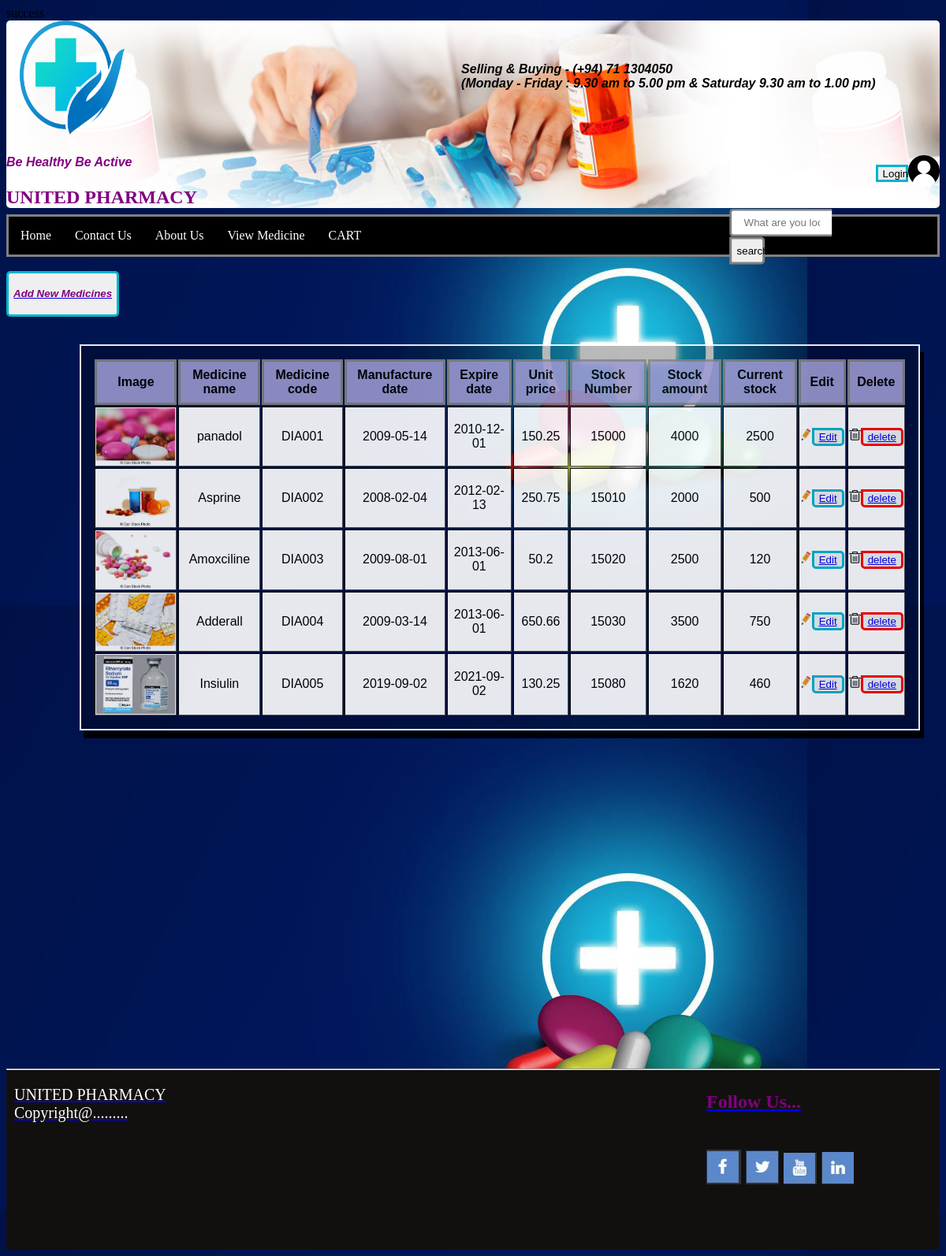
The app's page /read.php with its own data.
### tables this page shows
CREATE TABLE `image` (
  `Item_number` int(11) NOT NULL,
  `Medicine_name` varchar(20) NOT NULL,
  `Medicine_code` varchar(20) NOT NULL,
  `Manufacture_date` date NOT NULL,
  `Expire_date` date NOT NULL,
  `Unit_price` float NOT NULL,
  `stockNo` varchar(20) NOT NULL,
  `Stock_amount` int(11) NOT NULL,
  `Current_stock` int(11) NOT NULL,
  `upload` varchar(500) NOT NULL
);

### read.php (the view, shortened to what this page needs)
<?php
require 'config.php';
?>
<html>
<head>
  <link rel = "stylesheet" text="text/css" href="css/style.css">
  <link rel = "stylesheet" text="text/css" href="css/add.css">
<link rel = "stylesheet" text="text/css" href="css/div.css">
 <link rel="stylesheet" text="text/css" href="css/foot.css">
</head>
<header class = "head">
<img src = "images/logo1.png" class = "logo" width = "150px" height = "150px">
<h4> Be Healthy Be Active <img src = "images/user3.png" class = "logo2" width = "40px" height = "40px"  >
	<button  type="login" class="logButton">Login </button>
	<div class = "open">
	Selling & Buying - (+94) 71 1304050<br>
	(Monday - Friday : 9.30 am to 5.00 pm & Saturday 9.30 am to 1.00 pm)
	</div>
</h4>
<h2> UNITED PHARMACY </h2>
</header>
<body>
<div class = "back">
			<ul type = "square" id="navi">
				<li><a href="home.html"> Home</a></li>
				<li><a href="ContactUs.html"> Contact Us</a></li>
				<li><a href="aboutus.html"> About Us</a></li>
				<li><a href="#"> View Medicine</a></li>
				<li><a href="index.php"> CART</a></li>
			</ul>
</div>
<div class="wrap">
				<div class="search">
			<form action = "search.php" method = "post">
				<input type="text" class="searchTerm" placeholder="What are you looking for?">
				<button type="submit" class="searchButton">
				search
				</button>
				</form>
			   </div>
			   </div>
			<br>
		<button id = "add" > <a href="addItem.html"><h4> Add New Medicines</h4> </button>
			<div id="section2">
			<table border="5" width="100%">
				<tr >
					<th id = "thead" >Image</th>
					<th id = "thead">Medicine name </th>
					<th id = "thead"> Medicine code</th>
					<th id = "thead"> Manufacture date</th>
					<th id = "thead"> Expire date </th>
					<th id = "thead"> Unit price </th>
					<th id = "thead"> Stock Number </th>
					<th id = "thead"> Stock amount</th>
					<th id = "thead"> Current stock</th>
					<th id = "thead"> Edit</th>
					<th id = "thead"> Delete</th>
				</tr>
			<?php
				$sql="SELECT * FROM image ";
				$result=$con ->query($sql);
				if($result -> num_rows > 0)
				{
					while($row = $result -> fetch_assoc())
					{
						$id=$row["Item_number"];
						echo"<tr>
								 <td hidden>".$row["Item_number"]."</td>
								 <td><a href = '$row[upload]'><img src='".$row["upload"]."' heigth = '100' width = '100'></a></td>
								<td>".$row["Medicine_name"]."</td>
								 <td>".$row["Medicine_code"]."</td>
								 <td>".$row["Manufacture_date"]."</td>
								 <td>".$row["Expire_date"]."</td>
								  <td>".$row["Unit_price"]."</td>
								  <td>".$row["stockNo"]."</td>
								  <td>".$row["Stock_amount"]."</td>
								  <td>".$row["Current_stock"]."</td>
								 <td><img src= 'images/edit.png' width='15px'  height='15px'  ><button type='submit' id = 'edit'><a href='update.php?id=$id'>Edit</a></button></td>
								  <td><img src= 'images/delete.png' width='15px'  height='15px'  ><button type='submit' id = 'delete'><a href='delete.php?id=$id'>delete</a></button></td>
							 </tr>";
					}
				}
				else
				{
					echo "no result";
				}
			echo"</table>";
			?>
			</div>
<br><br><br><br><br><br><br><br><br><br><br><br><br><br><br><br><br><br><br><br><br><br><br><br><br><br><br><br><br><br><br><br><br><br><br><br><br><br><br><br><br><br><br><br><br><br><br><br><br><br><br><br><br><br>
	<div id = "p4">
			<footer>
			<hr class = "hor">
				<p id = "para1">
				UNITED PHARMACY
				<br>
				Copyright@.........
				</p>
				<div id = "foot">
							<h2>Follow Us...<h2><br>
                            <a href="https://www.facebook.com/" target="_blank"><img src="img/facebook.jpg"/></a>
                            <a href="https://twitter.com/" target="_blank"><img src="img/twitter.jpg"/></a>
                            <a href="https://www.youtube.com/" target="_blank"><img src="img/youtube.jpg"/></a>
                            <a href="https://www.linkedin.com/" target="_blank"><img src="img/linkedin.jpg"/></a>
                        </div>
			</footer>
			</div>
</body>
<html>

### css/style.css (style rules this page uses)
body { background-color:#000c69; }
.back { margin-top :-1%; }
.head { border-radius: 5px 5px 5px 5px; background-image : url("../images/26.jpg"); }
.logo2 { float:right; bottom:185%; }
.logButton { width: 3.5%; height: 22px; float:right; margin-top :1%; border: 3px solid #00B4CC; }
#navi { list-style-type: none; margin: 0; padding: 0; overflow: hidden; background-color: black; border: 3px solid gray; }
#navi li a { float: left; display: inline; color: white; text-align: center; padding: 15px; text-decoration: none; cursor: pointer; outline: none; }
h4 { font-family:arial; color:purple; font-style : italic; }
h2 { font-weight:900; margin-top: 0; }
.open { font-family:arial; color:black; font-style : italic; float: right; margin-top :-10%; }
.search { width: 100%; position: relative; display: flex; }
.searchTerm { width: 73%; border: 3px solid gray; border-right: none; padding: 15px; height: 20px; border-radius: 5px 0 0 5px; outline: none; color: #9DBFAF; }
.searchButton { width: 25%; border-radius: 0px 5px 5px 0px; border: 3px solid gray; height: 35.0px; cursor: pointer; }
.wrap { width: 15%; float:right; bottom:1500%; margin-top :-1.5%; transform: translate(-50%, -50%); }

### css/add.css (style rules this page uses)
li { text-align: center; }
table { margin-top:2%; font-family: arial, sans-serif; width: 100%; float:right; width :100%; }
th { border: 3px solid gray; background-color:#9895cb; text-align: center; padding: 8px; }
tr { border:4px solid black; padding: 100px; text-align: center; background-color:white; color:black }
#edit { border-radius: 0px 5px 5px 5px; border: 3px solid #00B4CC; }
#delete { border-radius: 0px 5px 5px 5px; border: 3px solid red; }
#add { border-radius: 5px 5px 5px 5px; border: 3px solid #00B4CC; }

### css/div.css (style rules this page uses)
body { background-image:url("../images/s.jpg"); }
#section2 { float: right; padding: 25px; width: 90%; border-radius: 15px 15px 15px 15px; margin-top:10; }
table { box-shadow: 5px 10px black; opacity: 0.9; margin: auto; color: black; background: rgba(0,0,0,0.3); border: 2px solid white; padding: 15px; }

### css/foot.css (style rules this page uses)
#foot { margin-left:75%; margin-top:-5%; }
h2 { color:purple; }
#para1 { font-size:20px; color:white; margin-left:10px; }
#p4 { background-color:#12100f; height:230px; }
hr { margin-top:0; margin-bottom:0; margin-left:0; }

### records on screen
image: upload (picture), Medicine_name "panadol", Medicine_code "DIA001", Manufacture_date "2009-05-14", Expire_date "2010-12-01", Unit_price "150.25", stockNo "15000", Stock_amount "4000", Current_stock "2500"
image: upload (picture), Medicine_name "Asprine", Medicine_code "DIA002", Manufacture_date "2008-02-04", Expire_date "2012-02-13", Unit_price "250.75", stockNo "15010", Stock_amount "2000", Current_stock "500"
image: upload (picture), Medicine_name "Amoxciline", Medicine_code "DIA003", Manufacture_date "2009-08-01", Expire_date "2013-06-01", Unit_price "50.2", stockNo "15020", Stock_amount "2500", Current_stock "120"
image: upload (picture), Medicine_name "Adderall", Medicine_code "DIA004", Manufacture_date "2009-03-14", Expire_date "2013-06-01", Unit_price "650.66", stockNo "15030", Stock_amount "3500", Current_stock "750"
image: upload (picture), Medicine_name "Insiulin", Medicine_code "DIA005", Manufacture_date "2019-09-02", Expire_date "2021-09-02", Unit_price "130.25", stockNo "15080", Stock_amount "1620", Current_stock "460"
